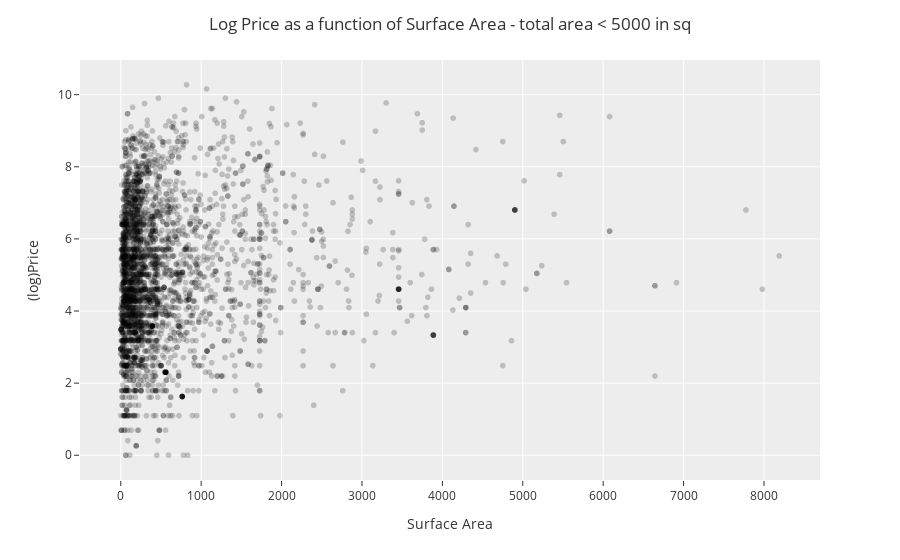

The code cell stored with this chart in its notebook:
### Markdown cell above
**Exercise 2:** Redo the linear regression analysis except this time use the log_price.

- Find the linear regression model (LM)
- Calculate the residual
- Plot the Residual as a function of the predicted log price
- Plot a scatter plot of the data with the linear regression line added.

*HINT* You can see my results in the lecture notes!

### Code cell
my_columns = ['Surface','log_price']
DF_log = DF_model2[my_columns]

DF_log.dropna(inplace=True)
DF_log['Surface'] = DF_log['Surface'].apply(lambda x: float(x))

mask = DF_log['Surface'] <= 10_000
DF_log = DF_log[mask]

fig = px.scatter(DF_log,
                 x='Surface',
                 y='log_price',
                 color_discrete_sequence=['black'],
                 opacity=0.2)

fig.update_layout(template="ggplot2",
                  title='Log Price as a function of Surface Area - total area < 5000 in sq',
                  title_x=0.5,
                  xaxis_title='Surface Area',
                  yaxis_title='(log)Price')


fig.show()

X = DF_log['Surface'].values.reshape(-1,1)
y = DF_log['log_price'].values

LM = LinearRegression()

LM.fit(X, y)

print('Model Score:')
print(LM.score(X,y))

### Figure 1 — Plotly figure (JSON) as saved in the notebook; plotly's stock layout.template omitted (floating-point values rounded to 4 significant figures; data arrays with more than 128 entries replaced by an {"elided": "..."} marker saying what was removed)
{"data": [{"hovertemplate": "Surface=%{x}<br>log_price=%{y}<extra></extra>", "legendgroup": "", "marker": {"color": "black", "opacity": 0.2, "symbol": "circle"}, "mode": "markers", "name": "", "showlegend": false, "type": "scattergl", "x": {"elided": "3211 float values"}, "xaxis": "x", "y": {"elided": "3211 float values"}, "yaxis": "y"}], "layout": {"autosize": true, "legend": {"tracegroupgap": 0}, "margin": {"t": 60}, "title": {"text": "Log Price as a function of Surface Area - total area < 5000 in sq", "x": 0.5}, "xaxis": {"anchor": "y", "autorange": true, "domain": [0, 1], "range": [-489.2, 8679.0], "title": {"text": "Surface Area"}, "type": "linear"}, "yaxis": {"anchor": "x", "autorange": true, "domain": [0, 1], "range": [-0.7956, 11.07], "title": {"text": "(log)Price"}, "type": "linear"}}}
